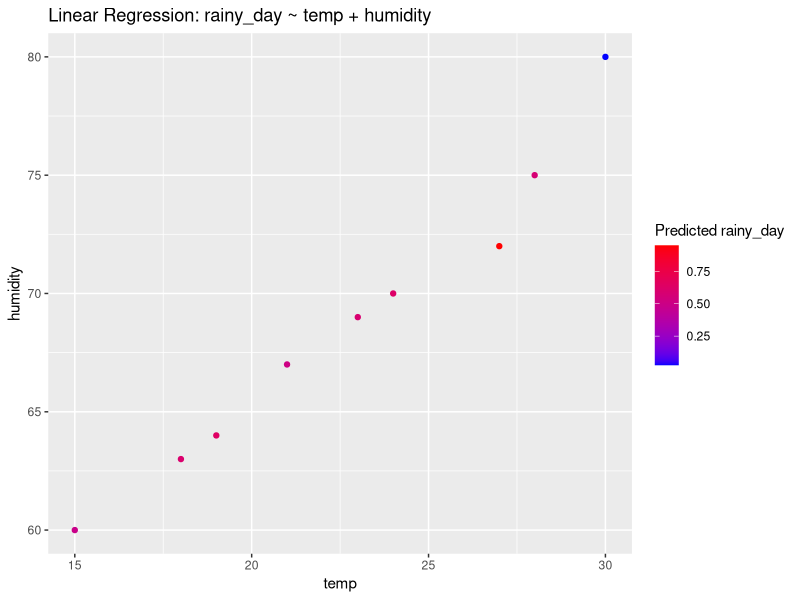
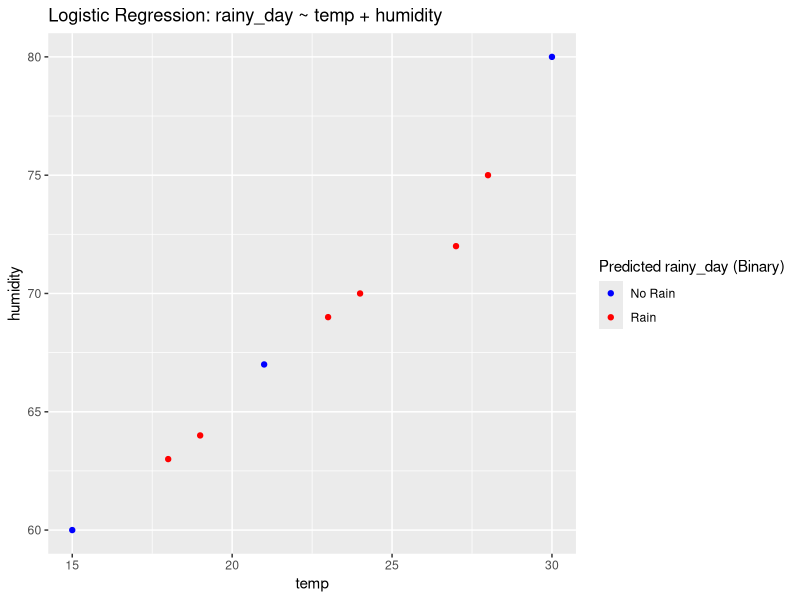

Generate these figures, in order, with R:
install.packages("ggplot2")
library(ggplot2)

weather <- data.frame(
    temp = c(15, 18, 19, 21, 23, 24, 27, 28, 30),
    humidity = c(60, 63, 64, 67, 69, 70, 72, 75, 80),
    rainy_day = c(1, 1, 0, 0, 0, 1, 1, 1, 0)
)

linear_model <- lm(rainy_day ~ temp + humidity, data = weather)
summary(linear_model)

weather$predicted_rainy_day_linear <- predict(linear_model)

ggplot(weather, aes(x = temp, y = humidity, color = predicted_rainy_day_linear)) +
    geom_point() +
    labs(title = "Linear Regression: rainy_day ~ temp + humidity") +
    scale_color_gradient(low = "blue", high = "red", name = "Predicted rainy_day")

logistic_model <- glm(rainy_day ~ temp + humidity, data = weather, family = binomial)
summary(logistic_model)
temp <- predict(logistic_model, type = "response")
weather$predicted_rainy_day_logistic <- ifelse(temp >= 0.5, 1, 0)

ggplot(weather, aes(x = temp, y = humidity, color = factor(predicted_rainy_day_logistic))) +
    geom_point() +
    labs(title = "Logistic Regression: rainy_day ~ temp + humidity") +
    scale_color_manual(
        values = c("blue", "red"), name = "Predicted rainy_day (Binary)",
        labels = c("No Rain", "Rain")
    )
